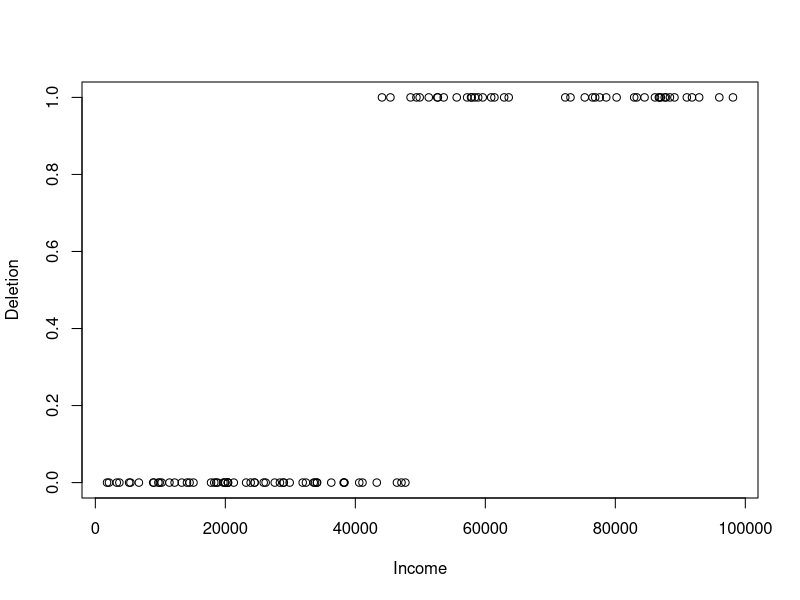
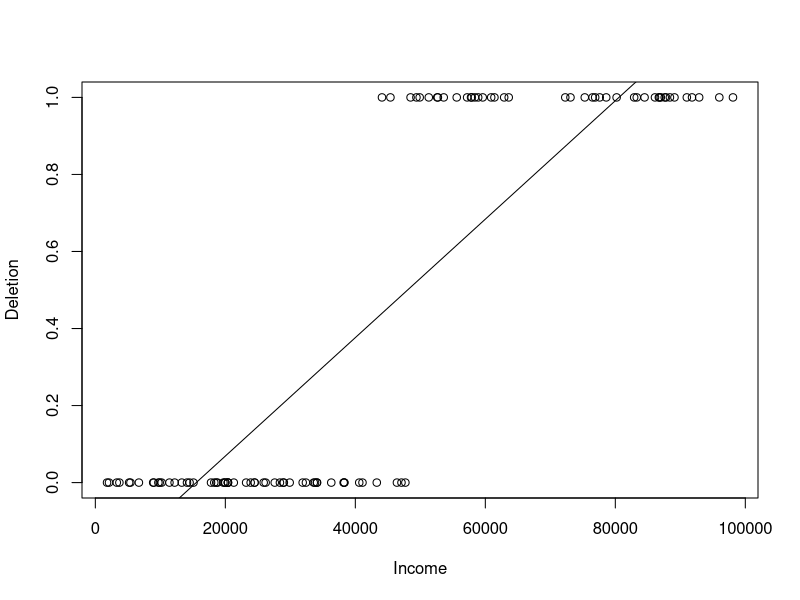
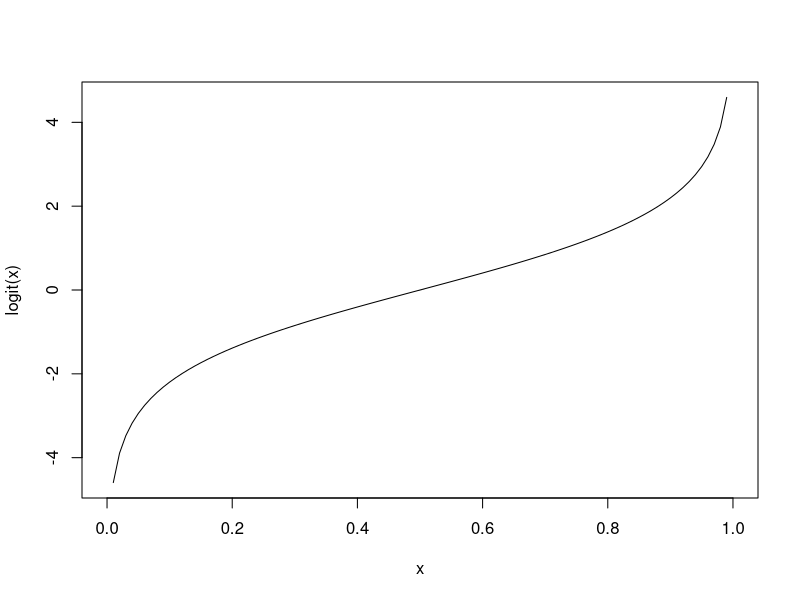

Write the R code that produced these figures, in order.
# Figure 1
rd = read.delim("richdeletion.txt")

png(filename = "ch12.figure1.png", width = 1200, height = 900, unit = "px",
    res = 200)

options(scipen = 5)
plot(Deletion ~ Income, data = rd)

dev.off()

# Figure 2
rd = read.delim("richdeletion.txt")

png(filename = "ch12.figure2.png", width = 1200, height = 900, unit = "px",
    res = 200)

options(scipen = 5)
plot(Deletion ~ Income, data = rd)

rd.lm = lm(Deletion ~ Income, data = rd)	
abline(rd.lm) 

dev.off()

# Figure 3
library(gtools)

png(filename = "ch12.figure3.png", width = 1200, height = 900, unit = "px",
    res = 200)

curve(logit(x), 0, 1)

dev.off()